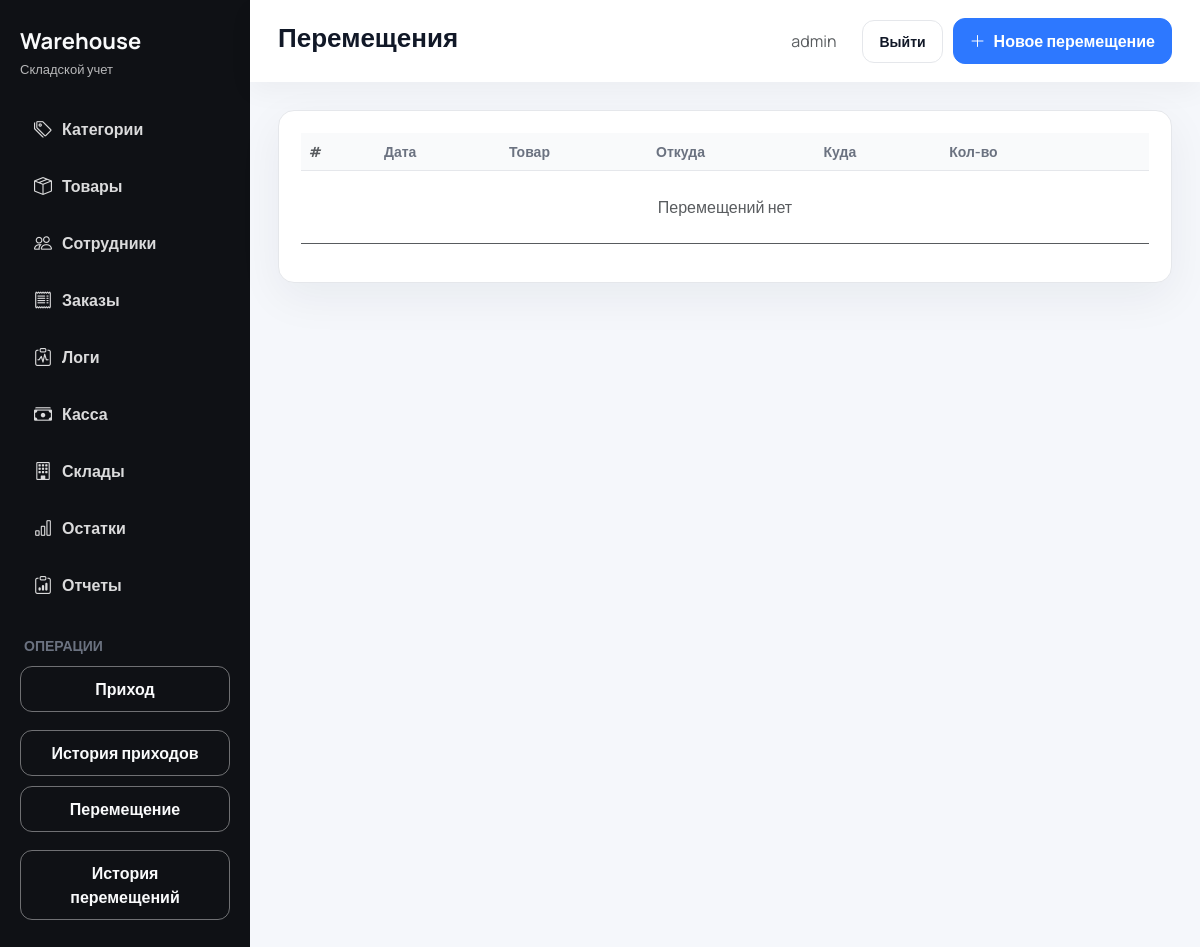
Page /movements/ (signed in) on the earlier database version.
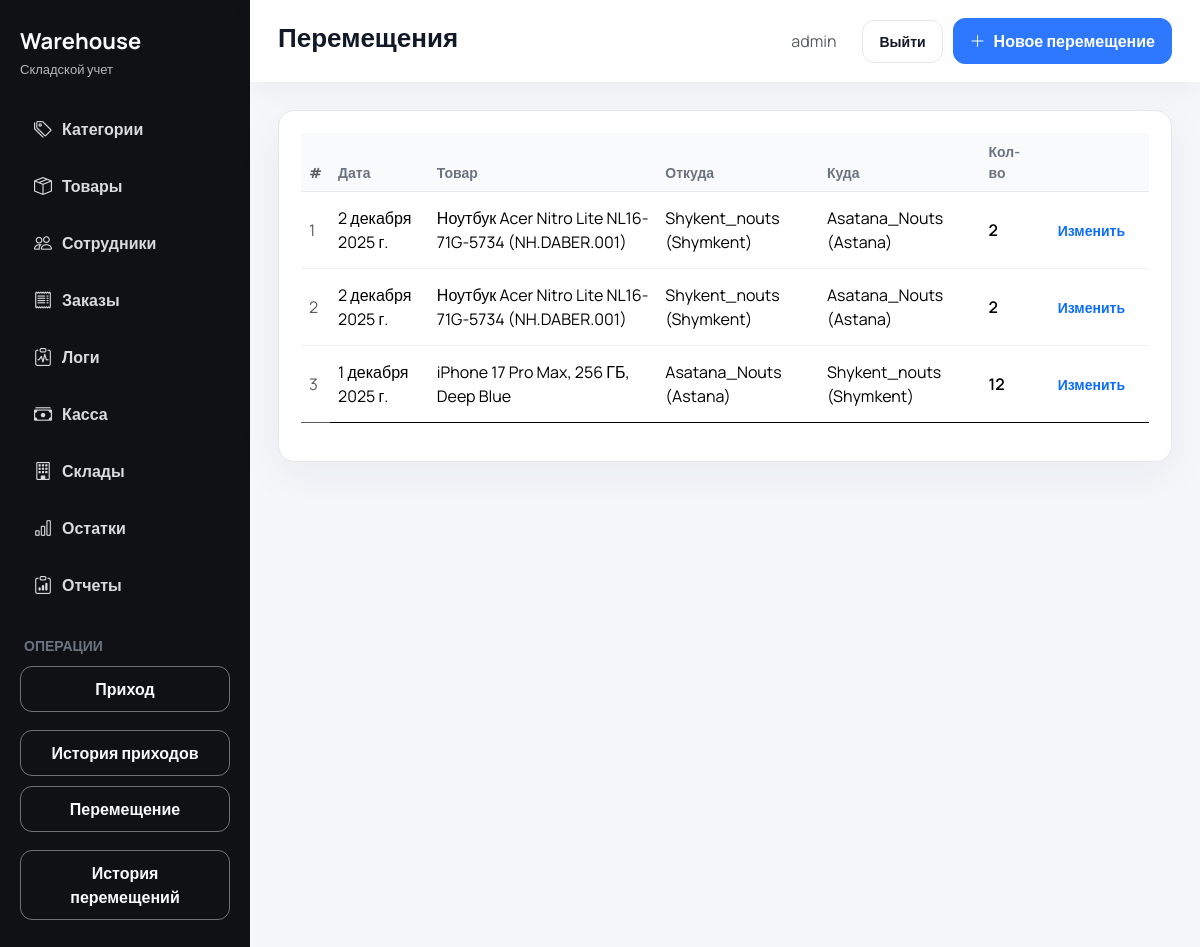
Same page on the later database version.
### inventory/models.py (models this page shows, shortened)
class Movement(models.Model):
    product = models.ForeignKey(
        Product, on_delete=models.PROTECT, related_name="movements"
    )
    from_warehouse = models.ForeignKey(
        Warehouse,
        on_delete=models.CASCADE,
        related_name="movements_from",
    )
    to_warehouse = models.ForeignKey(
        Warehouse,
        on_delete=models.CASCADE,
        related_name="movements_to",
    )
    quantity = models.PositiveIntegerField()
    date = models.DateField(default=timezone.now, db_index=True)
    class Meta:
        ordering = ("-date",)
        verbose_name = "Перемещение"
        verbose_name_plural = "Перемещения"

class Product(models.Model):
    name = models.CharField(max_length=255)
    category = models.ForeignKey(
        Category, on_delete=models.PROTECT, related_name="products"
    )
    purchase_price = models.DecimalField(max_digits=12, decimal_places=2)
    selling_price = models.DecimalField(max_digits=12, decimal_places=2)
    photo = models.ImageField(upload_to="products/", blank=True, null=True)
    class Meta:
        ordering = ("name",)
        unique_together = ("name", "category")
        verbose_name = "Товар"
        verbose_name_plural = "Товары"
    def __str__(self) -> str:
        return self.name

class Warehouse(models.Model):
    code = models.CharField(
        max_length=20,
        unique=True,
        default=generate_warehouse_code,
        editable=False,
    )
    name = models.CharField(max_length=150, unique=True)
    location = models.CharField(max_length=255)
    created_at = models.DateTimeField(auto_now_add=True)
    class Meta:
        ordering = ("name",)
        verbose_name = "Склад"
        verbose_name_plural = "Склады"
    def __str__(self) -> str:
        return f"{self.name} ({self.location})"

### inventory/views.py (the view)
# urls.py: path("movements/", views.movement_list, name="movement_list"),
def movement_list(request):
    if not request.user.is_authenticated:
        return redirect("inventory:login")
    _require_access(request.user, "movements")
    records = (
        Movement.objects.select_related("product", "from_warehouse", "to_warehouse")
        .order_by("-date", "-id")
    )
    return render(request, "inventory/movement_list.html", {"records": records})

### inventory/context_processors.py (called while the page is built)
def accessible_sections(request) -> dict[str, set[str]]:
    slugs: Set[str] = set()
    user = getattr(request, "user", None)
    if user and user.is_authenticated:
        if user.is_superuser:
            slugs = {
                "categories",
                "products",
                "warehouses",
                "employees",
                "stocks",
                "operations",
                "reports",
                "incoming",
                "movements",
                "sales",
                "orders",
                "logs",
            }
        else:
            employee = getattr(user, "employee_profile", None)
            if employee:
                slugs = set(employee.access_sections.values_list("slug", flat=True))
    return {"accessible_sections": slugs}

### inventory/views.py (called while the page is built)
def _require_access(user, slug: str):
    if getattr(user, "is_superuser", False):
        return
    employee = getattr(user, "employee_profile", None)
    if not employee:
        raise PermissionDenied("Недостаточно прав.")
    if not employee.access_sections.filter(slug=slug).exists():
        raise PermissionDenied("Недостаточно прав.")

### inventory/templates/inventory/movement_list.html (shortened to what this page needs)
{% extends "inventory/base.html" %}
{% block page_title %}Перемещения{% endblock %}
{% block header_actions %}
    <a href="{% url 'inventory:movement_add' %}" class="btn btn-primary btn-icon"><i class="bi bi-plus-lg"></i> Новое перемещение</a>
{% endblock %}
{% block content %}
<div class="card">
    <div class="card-body">
        <div class="table-responsive">
            <table class="table table-modern align-middle">
                <thead>
                <tr>
                    <th class="text-muted">#</th>
                    <th>Дата</th>
                    <th>Товар</th>
                    <th>Откуда</th>
                    <th>Куда</th>
                    <th>Кол-во</th>
                    <th></th>
                </tr>
                </thead>
                <tbody>
                {% for item in records %}
                    <tr>
                        <td class="text-muted">{{ forloop.counter }}</td>
                        <td>{{ item.date }}</td>
                        <td>{{ item.product }}</td>
                        <td>{{ item.from_warehouse }}</td>
                        <td>{{ item.to_warehouse }}</td>
                        <td class="fw-semibold">{{ item.quantity }}</td>
                        <td class="text-end">
                            <a class="btn btn-sm btn-outline-primary" href="{% url 'inventory:movement_edit' item.pk %}">Изменить</a>
                        </td>
                    </tr>
                {% empty %}
                    <tr>
                        <td colspan="7" class="text-center text-muted py-4">Перемещений нет</td>
                    </tr>
                {% endfor %}
                </tbody>
            </table>
        </div>
    </div>
 </div>
{% endblock %}

Differences in the rows shown:
added Movement: date "2 декабря 2025 г.", product "Ноутбук Acer Nitro Lite NL16-71G-5734 (NH.DABER.001)", from_warehouse "Shykent_nouts (Shymkent)", to_warehouse "Asatana_Nouts (Astana)", quantity "2"
added Movement: date "2 декабря 2025 г.", product "Ноутбук Acer Nitro Lite NL16-71G-5734 (NH.DABER.001)", from_warehouse "Shykent_nouts (Shymkent)", to_warehouse "Asatana_Nouts (Astana)", quantity "2"
added Movement: date "1 декабря 2025 г.", product "iPhone 17 Pro Max, 256 ГБ, Deep Blue", from_warehouse "Asatana_Nouts (Astana)", to_warehouse "Shykent_nouts (Shymkent)", quantity "12"
Other differences:
text no longer shown: "Перемещений нет"
